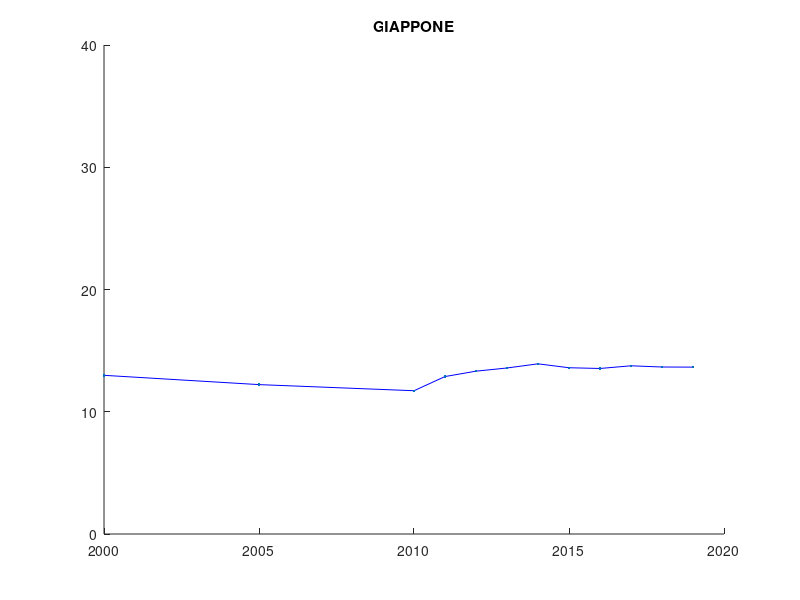

The MATLAB source for this figure:
x = [2000 2005 2010 2011 2012 2013 2014 2015 2016 2017 2018 2019];
y = [12.98	12.22	11.72	12.88	13.32	13.58	13.92	13.60	13.54	13.76	13.66	13.65];
ylim([0 40])

title('GIAPPONE')
hold on
plot(x,y,'b')
plot(x,y,'.')